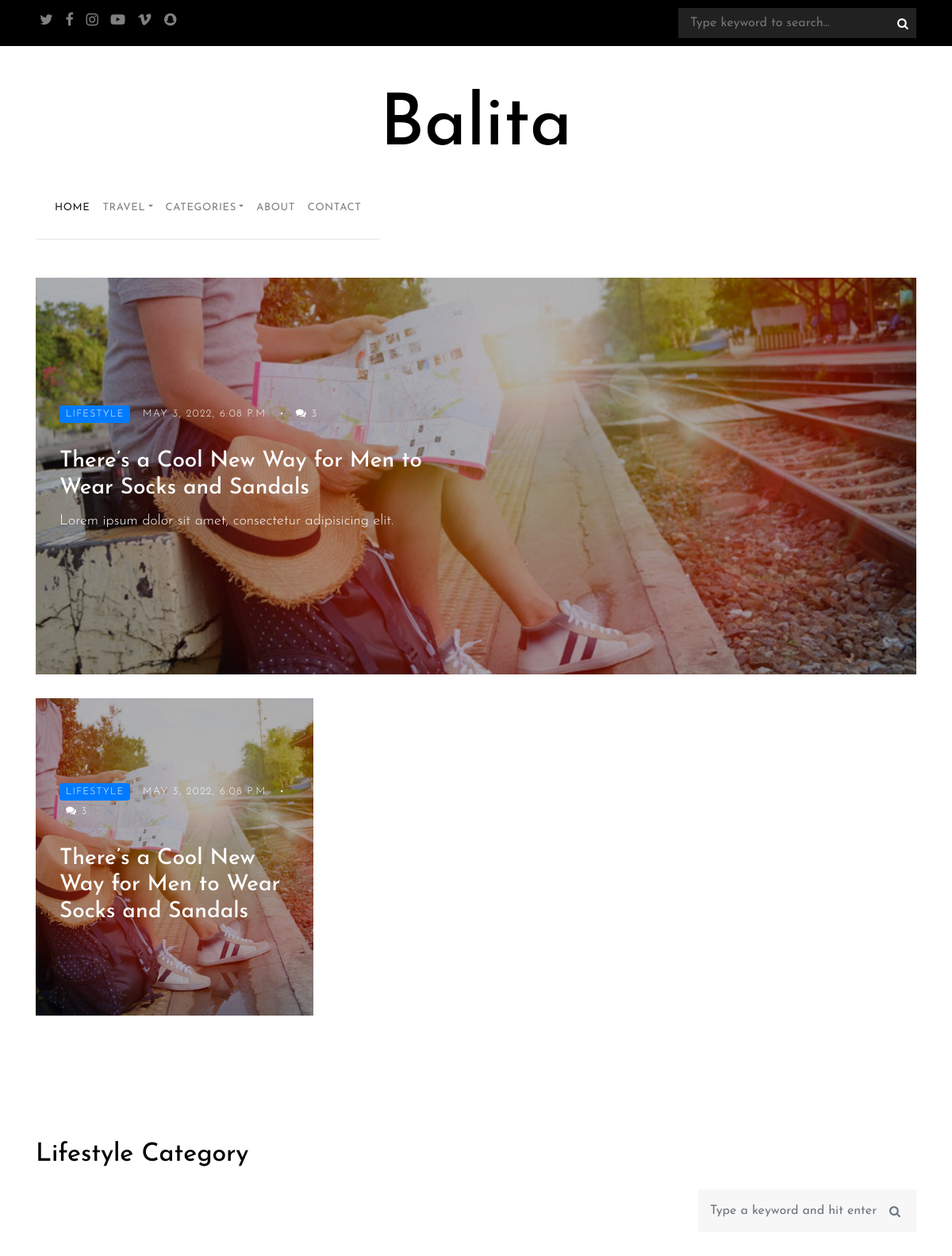
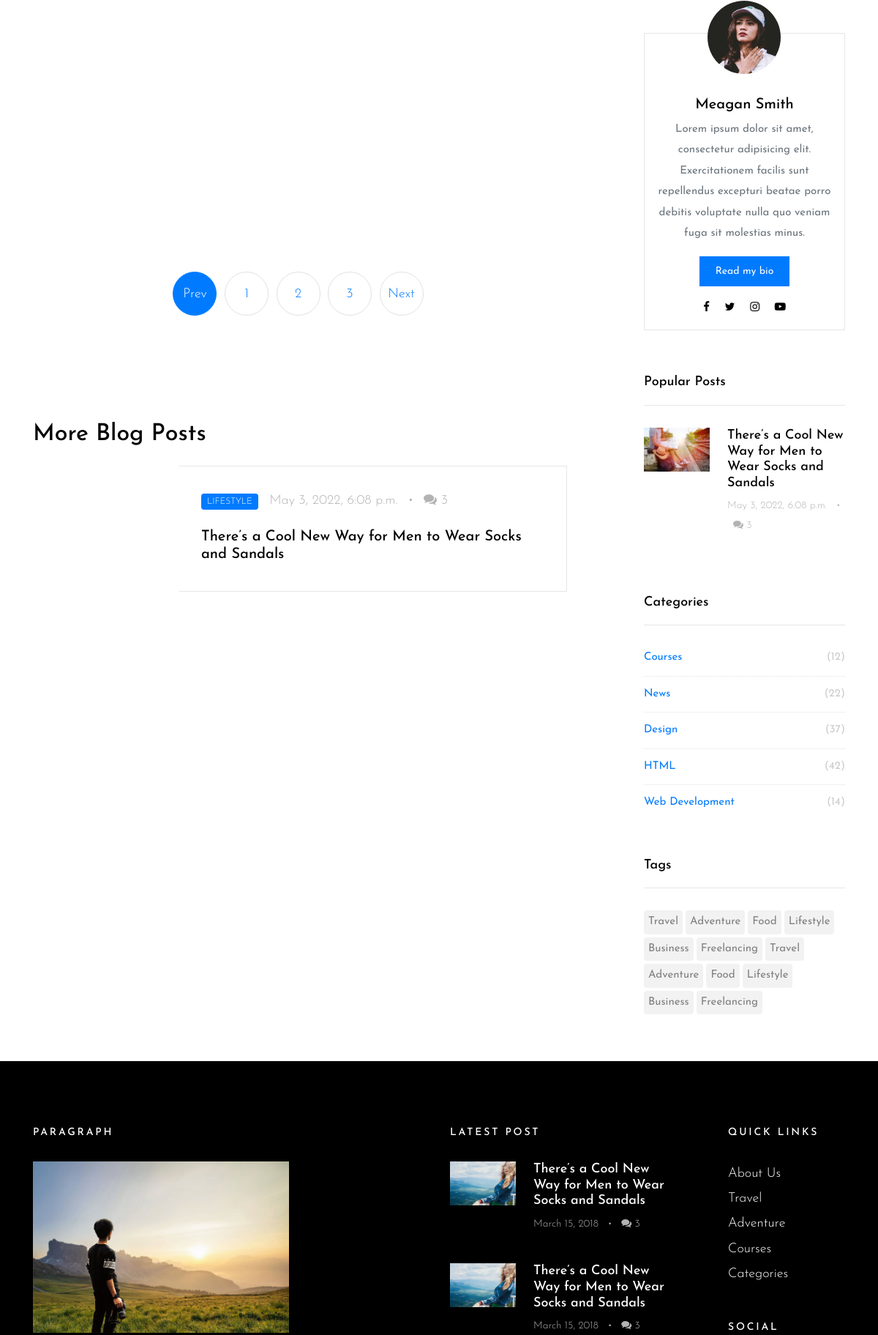
The page / (upper part) on the database its author committed (2 pictures, top to bottom).
### posts/models.py (models this page shows, shortened)
class Post(models.Model):
    title = models.CharField(max_length=221)
    category = models.ForeignKey(Category, on_delete=models.CASCADE)
    slug = models.SlugField(unique=True)
    image = models.ImageField(upload_to='posts')
    content = models.TextField(null=True, blank=True)
    tag = models.ManyToManyField(Tag, blank=True)
    updated_at = models.DateTimeField(auto_now=True)
    created_at = models.DateTimeField(auto_now_add=True)

class Category(models.Model):
    category = models.CharField(max_length=221)
    def __str__(self):
        return self.category

### posts/views.py (the view)
# urls.py: path('', home_view, name='home'),
def home_view(request):
    posts = Post.objects.order_by('id')[:3]
    articles = Post.objects.order_by('-id')[:3]
    blogs = Post.objects.order_by('-id')[:8]
    context = {
        'object_list': posts,
        'object_list1': articles,
        'object_list2': blogs
    }
    return render(request, 'posts/index.html', context)

### templates/posts/index.html (shortened to what this page needs)
{% extends 'base.html' %}
{% load static %}
{% block content %}
    <header role="banner">
        <div class="top-bar">
            <div class="container">
                <div class="row">
                    <div class="col-9 social">
                        <a href="#"><span class="fa fa-twitter"></span></a>
                        <a href="#"><span class="fa fa-facebook"></span></a>
                        <a href="#"><span class="fa fa-instagram"></span></a>
                        <a href="#"><span class="fa fa-youtube-play"></span></a>
                        <a href="#"><span class="fa fa-vimeo"></span></a>
                        <a href="#"><span class="fa fa-snapchat"></span></a>
                    </div>
                    <div class="col-3 search-top">
                        <form action="#" class="search-top-form">
                            <span class="icon fa fa-search"></span>
                            <input type="text" id="s" placeholder="Type keyword to search...">
                        </form>
                    </div>
                </div>
            </div>
        </div>
        <div class="container logo-wrap">
            <div class="row pt-5">
                <div class="col-12 text-center">
                    <h1 class="site-logo"><a href="index-2.html">Balita</a></h1>
                </div>
                <div>
                    {% include 'navbar.html' %}</div>
            </div>
        </div>
    </header>
    <section class="site-section pt-5">
        <div class="container">
            <div class="row">
                <div class="col-md-12">
                    <div class="owl-carousel owl-theme home-slider">
                        {% for object in object_list %}
                            <div>
                                <a href="{% url 'detail' object.slug %}" class="a-block d-flex align-items-center height-lg"
                                   style="background-image:url({{ object.image.url }})">
                                    <div class="text half-to-full">
                                        <div class="post-meta">
                                            <span class="category">{{ object.category }}</span>
                                            <span class="mr-2">{{ object.created_at }}</span> &bullet;
                                            <span class="ml-2"><span class="fa fa-comments"></span> 3</span>
                                        </div>
                                        <h3>{{ object.title }}</h3>
                                        <p>{{ object.content }}</p>
                                    </div>
                                </a>
                            </div>
                        {% endfor %}
                    </div>
                </div>
            </div>
            <div class="row">
                {% for object in object_list1 %}
                    <div class="col-md-6 col-lg-4">
                        <a href="{% url 'detail' object.slug %}" class="a-block d-flex align-items-center height-md"
                           style="background-image:url({{ object.image.url }})">
                            <div class="text">
                                <div class="post-meta">
                                    <span class="category">{{ object.category }}</span>
                                    <span class="mr-2">{{ object.created_at }}</span> &bullet;
                                    <span class="ml-2"><span class="fa fa-comments"></span> 3</span>
                                </div>
                                <h3>{{ object.title }}</h3>
                            </div>
                        </a>
                    </div>
                {% endfor %}
            </div>
        </div>
    </section>
    <section class="site-section py-sm">
        <div class="container">
            <div class="row">
                <div class="col-md-6">
                    <h2 class="mb-4">Lifestyle Category</h2>
                </div>
            </div>
            <div class="row blog-entries">
                <div class="col-md-12 col-lg-8 main-content">
                    <div class="row">
                        {% for object in object_list2 %}
                            <div class="col-md-6">
                        </div>
                        {% endfor %}
                    </div>
                    <div class="row">
                        <div class="col-md-12 text-center">
                            <nav aria-label="Page navigation" class="text-center">
                                <ul class="pagination">
                                    <li class="page-item  active"><a class="page-link" href="#">Prev</a></li>
                                    <li class="page-item"><a class="page-link" href="#">1</a></li>
                                    <li class="page-item"><a class="page-link" href="#">2</a></li>
                                    <li class="page-item"><a class="page-link" href="#">3</a></li>
                                    <li class="page-item"><a class="page-link" href="#">Next</a></li>
                                </ul>
                            </nav>
                        </div>
                    </div>
                    <div class="row mb-5 mt-5">
                        <div class="col-md-12">
                            <h2 class="mb-4">More Blog Posts</h2>
                        </div>
                        {% for object in object_list1 %}
                            <div class="col-md-12">
                                <div class="post-entry-horzontal">
                                    <a href="{% url 'detail' object.slug %}">
                                        <span class="text">
<div class="post-meta">
<span class="category">{{ object.category }}</span>
<span class="mr-2">{{ object.created_at }}</span> &bullet;
<span class="ml-2"><span class="fa fa-comments"></span> 3</span>
</div>
<h2>{{ object.title }}</h2>
</span>
                                    </a>
                                </div>
                            </div>
                        {% endfor %}
                    </div>
                </div>
                <div class="col-md-12 col-lg-4 sidebar">
                    <div class="sidebar-box search-form-wrap">
                        <form action="#" class="search-form">
                            <div class="form-group">
                                <span class="icon fa fa-search"></span>
                                <input type="text" class="form-control" id="s"
                                       placeholder="Type a keyword and hit enter">
                            </div>
                        </form>
                    </div>
                    <div class="sidebar-box">
                        <div class="bio text-center">
                            <img src="{% static 'images/xperson_1.jpg.pagespeed.ic.n01-szf7gg.jpg' %}"
                                 alt="Image Placeholder"
                                 class="img-fluid">
                            <div class="bio-body">
                                <h2>Meagan Smith</h2>
                                <p>Lorem ipsum dolor sit amet, consectetur adipisicing elit. Exercitationem facilis sunt
                                    repellendus excepturi beatae porro debitis voluptate nulla quo veniam fuga sit
                                    molestias
                                    minus.</p>
                                <p><a href="#" class="btn btn-primary btn-sm">Read my bio</a></p>
                                <p class="social">
                                    <a href="#" class="p-2"><span class="fa fa-facebook"></span></a>
                                    <a href="#" class="p-2"><span class="fa fa-twitter"></span></a>
                                    <a href="#" class="p-2"><span class="fa fa-instagram"></span></a>
                                    <a href="#" class="p-2"><span class="fa fa-youtube-play"></span></a>
                                </p>
                            </div>
                        </div>
                    </div>
                    <div class="sidebar-box">
                        <h3 class="heading">Popular Posts</h3>
                        <div class="post-entry-sidebar">
                            <ul>
                                {% for object in object_list1 %}
                                    <li>
                                        <a href="{% url 'detail' object.slug %}">
                                            <img src="{{ object.image.url }}"
                                                 alt="Image placeholder"
                                                 class="mr-4">
                                            <div class="text">
                                                <h4>{{ object.title }}</h4>
                                                <div class="post-meta">
                                                    <span class="mr-2">{{ object.created_at }}</span> &bullet;
                                                    <span class="ml-2"><span class="fa fa-comments"></span> 3</span>
                                                </div>
                                            </div>
                                        </a>
                                    </li>
                                {% endfor %}
                            </ul>
                        </div>
                    </div>
                    <div class="sidebar-box">
                        <h3 class="heading">Categories</h3>
                        <ul class="categories">
                            <li><a href="#">Courses <span>(12)</span></a></li>
                            <li><a href="#">News <span>(22)</span></a></li>
                            <li><a href="#">Design <span>(37)</span></a></li>
                            <li><a href="#">HTML <span>(42)</span></a></li>
                            <li><a href="#">Web Development <span>(14)</span></a></li>
                        </ul>
                    </div>
                    <div class="sidebar-box">
                        <h3 class="heading">Tags</h3>
                        <ul class="tags">
                            <li><a href="#">Travel</a></li>
                            <li><a href="#">Adventure</a></li>
                            <li><a href="#">Food</a></li>
                            <li><a href="#">Lifestyle</a></li>
                            <li><a href="#">Business</a></li>
                            <li><a href="#">Freelancing</a></li>
                            <li><a href="#">Travel</a></li>
                            <li><a href="#">Adventure</a></li>
                            <li><a href="#">Food</a></li>
                            <li><a href="#">Lifestyle</a></li>
                            <li><a href="#">Business</a></li>
                            <li><a href="#">Freelancing</a></li>
                        </ul>
                    </div>
                </div>
            </div>
        </div>
    </section>
{% endblock %}

### rows shown on the page
Post: image (picture), category "LIFESTYLE", created_at "MAY 3, 2022, 6:08 P.M.", title "There’s a Cool New Way for Men to Wear Socks and Sandals", content "Lorem ipsum dolor sit amet, consectetur adipisicing elit.", created_at "May 3, 2022, 6:08 p.m."
